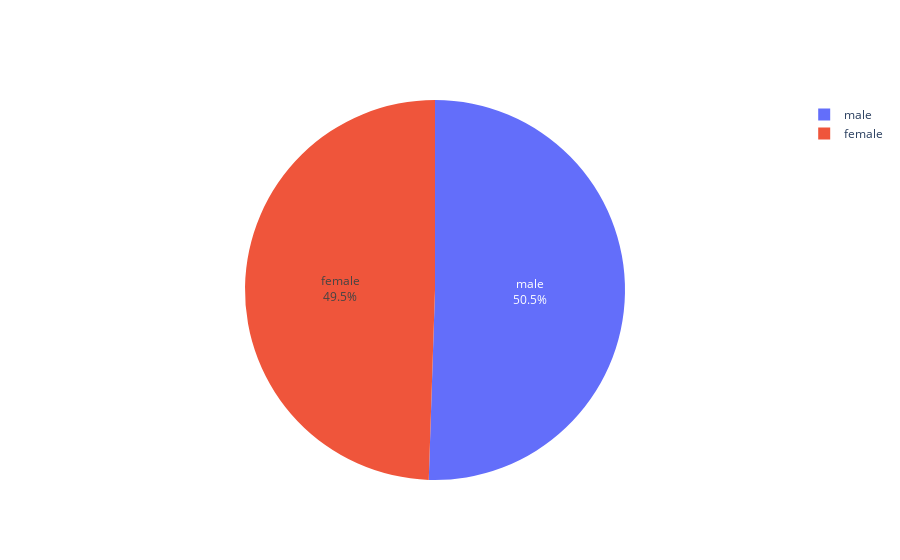

The notebook cell saved with this chart:
### Markdown cell above
### Univariant Analysis

### Code cell
#Male and female ratio in the dataset
g_index = df['sex'].value_counts().index
g_value = df['sex'].value_counts().values
fig = go.Figure(data=[go.Pie(labels=g_index,values=g_value,textinfo = 'label + percent')])
fig.show()

### Figure 1 — Plotly figure (JSON) as saved in the notebook; plotly's stock layout.template omitted (floating-point values rounded to 4 significant figures)
{"data": [{"labels": ["male", "female"], "textinfo": "label+percent", "type": "pie", "values": [676, 662]}], "layout": {}}
